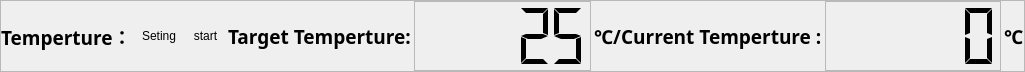
<?xml version="1.0" encoding="UTF-8"?>
<ui version="4.0">
 <class>TempControlView</class>
 <widget class="QFrame" name="TempControlView">
  <property name="geometry">
   <rect>
    <x>0</x>
    <y>0</y>
    <width>1025</width>
    <height>72</height>
   </rect>
  </property>
  <property name="windowTitle">
   <string>Frame</string>
  </property>
  <property name="styleSheet">
   <string notr="true"/>
  </property>
  <property name="frameShape">
   <enum>QFrame::StyledPanel</enum>
  </property>
  <property name="frameShadow">
   <enum>QFrame::Raised</enum>
  </property>
  <layout class="QHBoxLayout" name="horizontalLayout" stretch="0,0,0,0,1,0,1,0">
   <property name="spacing">
    <number>3</number>
   </property>
   <property name="leftMargin">
    <number>0</number>
   </property>
   <property name="topMargin">
    <number>0</number>
   </property>
   <property name="rightMargin">
    <number>0</number>
   </property>
   <property name="bottomMargin">
    <number>0</number>
   </property>
   <item>
    <widget class="QLabel" name="label1_2">
     <property name="font">
      <font>
       <family>微软雅黑</family>
       <pointsize>14</pointsize>
       <weight>75</weight>
       <bold>true</bold>
      </font>
     </property>
     <property name="text">
      <string>Temperture：</string>
     </property>
    </widget>
   </item>
   <item>
    <widget class="QToolButton" name="setingtBtn">
     <property name="text">
      <string>Seting</string>
     </property>
     <property name="icon">
      <iconset resource="../mainwindow.qrc">
       <normaloff>:/icons/seting.png</normaloff>:/icons/seting.png</iconset>
     </property>
     <property name="iconSize">
      <size>
       <width>64</width>
       <height>64</height>
      </size>
     </property>
     <property name="autoRaise">
      <bool>true</bool>
     </property>
    </widget>
   </item>
   <item>
    <widget class="QToolButton" name="starttBtn">
     <property name="text">
      <string>start</string>
     </property>
     <property name="icon">
      <iconset resource="../mainwindow.qrc">
       <normaloff>:/icons/start.png</normaloff>:/icons/start.png</iconset>
     </property>
     <property name="iconSize">
      <size>
       <width>64</width>
       <height>64</height>
      </size>
     </property>
     <property name="autoRaise">
      <bool>true</bool>
     </property>
    </widget>
   </item>
   <item>
    <widget class="QLabel" name="label1">
     <property name="font">
      <font>
       <family>微软雅黑</family>
       <pointsize>14</pointsize>
       <weight>75</weight>
       <bold>true</bold>
      </font>
     </property>
     <property name="text">
      <string>Target Temperture:</string>
     </property>
    </widget>
   </item>
   <item>
    <widget class="QLCDNumber" name="targetLcdNumber">
     <property name="minimumSize">
      <size>
       <width>150</width>
       <height>29</height>
      </size>
     </property>
     <property name="frameShape">
      <enum>QFrame::StyledPanel</enum>
     </property>
     <property name="segmentStyle">
      <enum>QLCDNumber::Flat</enum>
     </property>
     <property name="value" stdset="0">
      <double>25.000000000000000</double>
     </property>
    </widget>
   </item>
   <item>
    <widget class="QLabel" name="label2">
     <property name="font">
      <font>
       <family>微软雅黑</family>
       <pointsize>14</pointsize>
       <weight>75</weight>
       <bold>true</bold>
      </font>
     </property>
     <property name="text">
      <string>℃/Current Temperture :</string>
     </property>
    </widget>
   </item>
   <item>
    <widget class="QLCDNumber" name="currentLcdNumber">
     <property name="minimumSize">
      <size>
       <width>150</width>
       <height>29</height>
      </size>
     </property>
     <property name="frameShape">
      <enum>QFrame::StyledPanel</enum>
     </property>
     <property name="smallDecimalPoint">
      <bool>false</bool>
     </property>
     <property name="segmentStyle">
      <enum>QLCDNumber::Flat</enum>
     </property>
    </widget>
   </item>
   <item>
    <widget class="QLabel" name="label3">
     <property name="font">
      <font>
       <family>微软雅黑</family>
       <pointsize>14</pointsize>
       <weight>75</weight>
       <bold>true</bold>
      </font>
     </property>
     <property name="text">
      <string>℃</string>
     </property>
    </widget>
   </item>
  </layout>
 </widget>
 <resources>
  <include location="../mainwindow.qrc"/>
 </resources>
 <connections/>
</ui>
